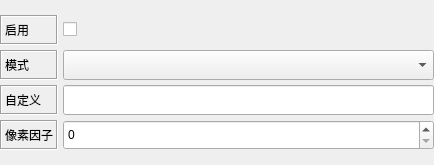
<?xml version="1.0" encoding="UTF-8"?>
<ui version="4.0">
 <class>StippleSetting</class>
 <widget class="QWidget" name="StippleSetting">
  <property name="geometry">
   <rect>
    <x>0</x>
    <y>0</y>
    <width>434</width>
    <height>165</height>
   </rect>
  </property>
  <property name="windowTitle">
   <string>StippleSetting</string>
  </property>
  <layout class="QVBoxLayout" name="verticalLayout">
   <property name="spacing">
    <number>5</number>
   </property>
   <property name="leftMargin">
    <number>0</number>
   </property>
   <property name="topMargin">
    <number>0</number>
   </property>
   <property name="rightMargin">
    <number>0</number>
   </property>
   <property name="bottomMargin">
    <number>0</number>
   </property>
   <item>
    <layout class="QGridLayout" name="gridLayout">
     <property name="spacing">
      <number>5</number>
     </property>
     <item row="0" column="0">
      <widget class="QLabel" name="labelEnable">
       <property name="minimumSize">
        <size>
         <width>0</width>
         <height>30</height>
        </size>
       </property>
       <property name="frameShape">
        <enum>QFrame::Box</enum>
       </property>
       <property name="frameShadow">
        <enum>QFrame::Sunken</enum>
       </property>
       <property name="text">
        <string>启用</string>
       </property>
      </widget>
     </item>
     <item row="0" column="1">
      <widget class="QCheckBox" name="checkBoxEnable">
       <property name="text">
        <string/>
       </property>
      </widget>
     </item>
     <item row="1" column="0">
      <widget class="QLabel" name="labelMode">
       <property name="minimumSize">
        <size>
         <width>0</width>
         <height>30</height>
        </size>
       </property>
       <property name="frameShape">
        <enum>QFrame::Box</enum>
       </property>
       <property name="frameShadow">
        <enum>QFrame::Sunken</enum>
       </property>
       <property name="text">
        <string>模式</string>
       </property>
      </widget>
     </item>
     <item row="1" column="1">
      <widget class="QComboBox" name="comboBoxMode">
       <property name="minimumSize">
        <size>
         <width>0</width>
         <height>30</height>
        </size>
       </property>
      </widget>
     </item>
     <item row="2" column="0">
      <widget class="QLabel" name="labelCustom">
       <property name="minimumSize">
        <size>
         <width>0</width>
         <height>30</height>
        </size>
       </property>
       <property name="frameShape">
        <enum>QFrame::Box</enum>
       </property>
       <property name="frameShadow">
        <enum>QFrame::Sunken</enum>
       </property>
       <property name="text">
        <string>自定义</string>
       </property>
      </widget>
     </item>
     <item row="2" column="1">
      <widget class="QLineEdit" name="lineEditCustom">
       <property name="minimumSize">
        <size>
         <width>0</width>
         <height>30</height>
        </size>
       </property>
      </widget>
     </item>
     <item row="3" column="0">
      <widget class="QLabel" name="labelFactor">
       <property name="minimumSize">
        <size>
         <width>0</width>
         <height>30</height>
        </size>
       </property>
       <property name="frameShape">
        <enum>QFrame::Box</enum>
       </property>
       <property name="frameShadow">
        <enum>QFrame::Sunken</enum>
       </property>
       <property name="text">
        <string>像素因子</string>
       </property>
      </widget>
     </item>
     <item row="3" column="1">
      <widget class="QSpinBox" name="spinBoxFactor">
       <property name="minimumSize">
        <size>
         <width>0</width>
         <height>30</height>
        </size>
       </property>
      </widget>
     </item>
    </layout>
   </item>
  </layout>
 </widget>
 <layoutdefault spacing="6" margin="11"/>
 <resources/>
 <connections/>
</ui>
